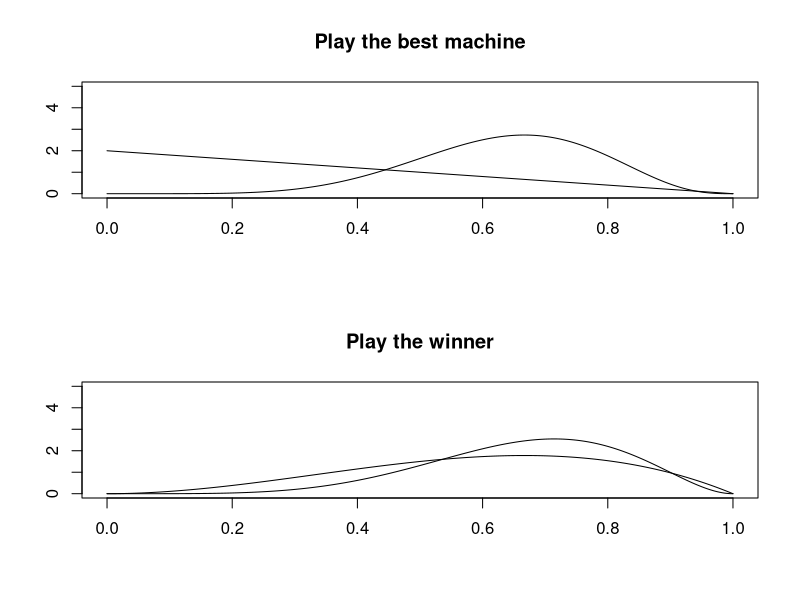

The R source for this figure:

#' Example 4.24 (Two-armed bandit problem)
#' The probability that the first machine pays off
#' a dollar is x and that the second machine pays off
#' a dollar is y.
#' You are permitted to make a series of ten plays.
#' each time choosing one machine or the other.
#' How should you choose to maximize the number of
#' time that you win?
n = 10

#' Strategy 1: At every stage, the probability that each
#' machine will pay off and choose the machine with the
#' higher probability.
#' Let win(i), for i=1, 2, be the number of times that you
#' have won on the i-th machine. Similarly, let lose(i) be
#' the number of times you have lose on the i-th machine.
#' Then, from Example 4.23, the probability p(i) that you
#' win if you choose the i-th machine is
#'   p(i) = (win(i) + 1) / (win(i) + lose(i) + 2)
#' Thus, if p(1) > p(2) you would play machine 1 and otherwise
#' you would play machine 2.

x = c(.6, .7) # winning probability

best = data.frame(Machine=numeric(0), Result=numeric(0))
for (i in 1:n) {
  # for each machine, count winning game
  w = sapply(1:length(x), function(x) length(which(best$Machine == x & best$Result == 1)))
  # and losing game
  l = sapply(1:length(x), function(x) length(which(best$Machine == x & best$Result == 0)))
  
  p = (w + 1) / (w + l + 2)
  machine = which.max(p)
  result = runif(1) < x[machine]
  best[nrow(best)+1, ] = c(machine, result)
}
# convert 0,1 to 'L','W'
best$Result = sapply(best$Result, function(x) if(x) 'W' else 'L')

#' Strategy 2: For this strategy we choose the same machine when
#' we win and switch machines when we lose.

win = data.frame(Machine=numeric(0), Result=numeric(0))
machine = 1 # first, we play machine 1
for (i in 1:n) {
  result = runif(1) < x[machine]
  win[nrow(win)+1, ] = c(machine, result)
  # update machine
  machine = if(result) machine else sample(as.list(setdiff(1:length(x), machine)), 1)[[1]]
}
# convert 0,1 to 'L','W'
win$Result = sapply(win$Result, function(x) if(x) 'W' else 'L')

# now, plot the result
strategy = list(best, win)
names = c('Play the best machine', 'Play the winner')
par(mfrow=c(length(strategy), 1))
for (s_i in 1:length(strategy)) {
  s = strategy[s_i][[1]]
  print(s)
  # counting winning/losing with this strategy and each machine
  w = sapply(1:length(x), function(i) length(which(s$Machine == i & s$Result == 'W')))
  l = sapply(1:length(x), function(i) length(which(s$Machine == i & s$Result == 'L')))
  p = seq(0, 1, 0.001)
  
  plot(c(), main=names[s_i],
       xlim=c(0, 1), ylim=c(0, 5),
       xlab='', ylab='', type='n')
  for (i in 1:length(x)) {
    d = dbeta(p, w[i]+1, l[i]+1)
    lines(p, d, lty='solid')
  }
}

# print result
'Strategy 1:'
best

'Strategy 2:'
win
